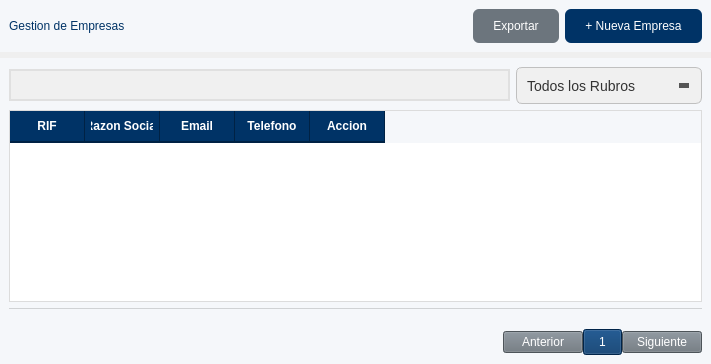
            <widget class="QWidget" name="gestion_3">
             <property name="styleSheet">
              <string notr="true">QFrame{
	background-color: rgb(245, 247, 250);
	border:none;
}</string>
             </property>
             <layout class="QVBoxLayout" name="verticalLayout_9" stretch="1,12">
              <property name="leftMargin">
               <number>0</number>
              </property>
              <property name="topMargin">
               <number>0</number>
              </property>
              <property name="rightMargin">
               <number>0</number>
              </property>
              <property name="bottomMargin">
               <number>0</number>
              </property>
              <item>
               <widget class="QFrame" name="frame_28">
                <property name="styleSheet">
                 <string notr="true">QPushButton{
	border-radius: 6px;
	font: 700 10pt &quot;Segoe UI&quot;;
	padding: 10px 20px;
}</string>
                </property>
                <property name="frameShape">
                 <enum>QFrame::Shape::StyledPanel</enum>
                </property>
                <property name="frameShadow">
                 <enum>QFrame::Shadow::Raised</enum>
                </property>
                <layout class="QHBoxLayout" name="horizontalLayout_30">
                 <item>
                  <widget class="QLabel" name="label_29">
                   <property name="styleSheet">
                    <string notr="true">color: rgb(0, 51, 102);
font: 800 16pt &quot;Segoe UI&quot;;</string>
                   </property>
                   <property name="text">
                    <string>Gestion de Empresas</string>
                   </property>
                  </widget>
                 </item>
                 <item>
                  <spacer name="horizontalSpacer_20">
                   <property name="orientation">
                    <enum>Qt::Orientation::Horizontal</enum>
                   </property>
                   <property name="sizeHint" stdset="0">
                    <size>
                     <width>342</width>
                     <height>20</height>
                    </size>
                   </property>
                  </spacer>
                 </item>
                 <item>
                  <widget class="QPushButton" name="btnExportarEmpr">
                   <property name="styleSheet">
                    <string notr="true">background-color: #6c757d;
            color: white;</string>
                   </property>
                   <property name="text">
                    <string>Exportar</string>
                   </property>
                  </widget>
                 </item>
                 <item>
                  <widget class="QPushButton" name="btnNuevaEmpr">
                   <property name="styleSheet">
                    <string notr="true">background-color: #003366;
            color: white;</string>
                   </property>
                   <property name="text">
                    <string>+ Nueva Empresa</string>
                   </property>
                  </widget>
                 </item>
                </layout>
               </widget>
              </item>
              <item>
               <widget class="QFrame" name="frame_TablaEmpresa">
                <property name="styleSheet">
                 <string notr="true">QComboBox {
    background-color: #f0f0f0;
    border: 1px solid #c0c0c0;
    border-radius: 6px;
    padding: 5px 10px;
    padding-right: 30px; /* Espacio para la flecha */
    font-size: 14px;
    color: #333333;
    min-height: 25px;
}

/* Estado Hover (al pasar el mouse) */
QComboBox:hover {
    background-color: #ffffff;
    border: 1px solid #0078d7; /* Azul moderno */
}

/* Estado cuando el menú está abierto */
QComboBox:on {
	color:#333333;
    border-bottom-left-radius: 0px;
    border-bottom-right-radius: 0px;
    background-color: #ffffff;
}

/* 2. Área del botón de la flecha */
QComboBox::drop-down {
    subcontrol-origin: padding;
    subcontrol-position: top right;
    width: 30px;
    border-left-width: 0px; /* Sin linea divisoria */
    border-top-right-radius: 6px;
    border-bottom-right-radius: 6px;
    background-color: transparent; 
}

/* Solución alternativa si no tienes icono (dibuja una flecha simple con estilo nativo) */
QComboBox::down-arrow {
    width: 0; 
    height: 0; 
    border-left: 5px solid transparent;
    border-right: 5px solid transparent;
    border-top: 5px solid #555; /* Color de la flecha */
    margin-right: 5px;
}

/* 4. La lista desplegable (Popup) */
QComboBox QAbstractItemView {
	color:#333333;
    background-color: #ffffff;
    border: 1px solid #c0c0c0;
    selection-background-color: #0078d7; /* Color de selección azul */
    selection-color: #ffffff;
    outline: 0; /* Quita la línea punteada al seleccionar */
    border-radius: 0px 0px 6px 6px;
}</string>
                </property>
                <property name="frameShape">
                 <enum>QFrame::Shape::StyledPanel</enum>
                </property>
                <property name="frameShadow">
                 <enum>QFrame::Shadow::Raised</enum>
                </property>
                <layout class="QVBoxLayout" name="verticalLayout_27" stretch="1,20,1,1">
                 <item>
                  <layout class="QHBoxLayout" name="horizontalLayout_31">
                   <item>
                    <widget class="QLineEdit" name="searchEmpr">
                     <property name="styleSheet">
                      <string notr="true">QLineEdit {
                background-color: #f0f0f0;
                border: 2px solid #e0e0e0;
                border-radius: 18px; /* Bordes muy redondos */
                padding: 5px 10px;
                padding-left: 5px; /* Espacio extra para el icono */
                font-size: 14px;
                color: #333;
                selection-background-color: #0078d7;
            }
            QLineEdit:focus {
                border: 2px solid #0078d7; /* Color de acento al escribir */
                background-color: #ffffff;
            }
            QLineEdit:hover {
                border: 2px solid #ccc;
            }
        </string>
                     </property>
                     <property name="text">
                      <string/>
                     </property>
                    </widget>
                   </item>
                   <item>
                    <widget class="QComboBox" name="comboRubros">
                     <item>
                      <property name="text">
                       <string>Todos los Rubros</string>
                      </property>
                     </item>
                    </widget>
                   </item>
                  </layout>
                 </item>
                 <item>
                  <widget class="QTableWidget" name="tabla_Empresas">
                   <property name="enabled">
                    <bool>true</bool>
                   </property>
                   <property name="styleSheet">
                    <string notr="true">/* 1. Estilo General de la Tabla */
QTableWidget {
    background-color: #ffffff;
    /* Color alterno para filas (efecto cebra) */
    alternate-background-color: #f4f6f9; 
    color: #2b2b2b;
    font-size: 14px;
    
    /* Borde exterior suave */
    border: 1px solid #dcdcdc;
    
    /* Color de las líneas de la cuadrícula más sutil */
    gridline-color: #e0e0e0;
}

/* 2. Estilo de los Ítems (Celdas) 
QTableWidget::item {
 
	padding:5px;
    border-bottom: 1px solid #f0f0f0;
}*/

/* 3. Estilo de Selección 
QTableWidget::item:selected {
    outline: 0; 
}*/

QTableWidget::item:hover {
    /* Opcional: un ligero gris al pasar el mouse por una celda no seleccionada */
    background-color: #e6eaf0;
    color: #000000;
}

/* 4. Estilo de los Encabezados (Header) */
QHeaderView::section {
    background-color: #003366;
    color: white;
    font-weight: bold; /* Negrita para destacar */
    padding: 6px;      /* Más altura al encabezado */
    border: none;      /* Sin bordes individuales feos */
    
    /* Separador sutil a la derecha */
    border-right: 1px solid #002244; 
    border-bottom: 2px solid #002244;
}

/* 5. La esquina superior izquierda (donde se cruzan los headers) */
QTableCornerButton::section {
    background-color: #003366;
    border: 1px solid #003366;
}</string>
                   </property>
                   <property name="editTriggers">
                    <set>QAbstractItemView::EditTrigger::NoEditTriggers</set>
                   </property>
                   <property name="showGrid">
                    <bool>true</bool>
                   </property>
                   <property name="sortingEnabled">
                    <bool>false</bool>
                   </property>
                   <property name="wordWrap">
                    <bool>false</bool>
                   </property>
                   <property name="cornerButtonEnabled">
                    <bool>true</bool>
                   </property>
                   <property name="rowCount">
                    <number>0</number>
                   </property>
                   <property name="setAlternatingRowColors" stdset="0">
                    <bool>true</bool>
                   </property>
                   <attribute name="horizontalHeaderCascadingSectionResizes">
                    <bool>true</bool>
                   </attribute>
                   <attribute name="horizontalHeaderMinimumSectionSize">
                    <number>20</number>
                   </attribute>
                   <attribute name="horizontalHeaderDefaultSectionSize">
                    <number>75</number>
                   </attribute>
                   <attribute name="horizontalHeaderHighlightSections">
                    <bool>true</bool>
                   </attribute>
                   <attribute name="horizontalHeaderShowSortIndicator" stdset="0">
                    <bool>false</bool>
                   </attribute>
                   <attribute name="horizontalHeaderStretchLastSection">
                    <bool>false</bool>
                   </attribute>
                   <attribute name="verticalHeaderVisible">
                    <bool>false</bool>
                   </attribute>
                   <attribute name="verticalHeaderCascadingSectionResizes">
                    <bool>false</bool>
                   </attribute>
                   <attribute name="verticalHeaderDefaultSectionSize">
                    <number>24</number>
                   </attribute>
                   <column>
                    <property name="text">
                     <string>RIF</string>
                    </property>
                   </column>
                   <column>
                    <property name="text">
                     <string>Razon Social</string>
                    </property>
                   </column>
                   <column>
                    <property name="text">
                     <string>Email</string>
                    </property>
                   </column>
                   <column>
                    <property name="text">
                     <string>Telefono</string>
                    </property>
                   </column>
                   <column>
                    <property name="text">
                     <string>Accion</string>
                    </property>
                   </column>
                  </widget>
                 </item>
                 <item>
                  <widget class="QLabel" name="label_7">
                   <property name="styleSheet">
                    <string notr="true">
border-top: 1px solid rgba(48, 48, 48,48);</string>
                   </property>
                   <property name="text">
                    <string/>
                   </property>
                  </widget>
                 </item>
                 <item>
                  <layout class="QHBoxLayout" name="horizontalLayout_32" stretch="10,1">
                   <item>
                    <spacer name="horizontalSpacer_21">
                     <property name="orientation">
                      <enum>Qt::Orientation::Horizontal</enum>
                     </property>
                     <property name="sizeHint" stdset="0">
                      <size>
                       <width>40</width>
                       <height>20</height>
                      </size>
                     </property>
                    </spacer>
                   </item>
                   <item>
                    <layout class="QHBoxLayout" name="horizontalLayout_33" stretch="1,1,1">
                     <property name="spacing">
                      <number>0</number>
                     </property>
                     <property name="sizeConstraint">
                      <enum>QLayout::SizeConstraint::SetDefaultConstraint</enum>
                     </property>
                     <item>
                      <widget class="QPushButton" name="btnAntEmpr">
                       <property name="styleSheet">
                        <string notr="true">background-color: #6c757d;
            color: white;</string>
                       </property>
                       <property name="text">
                        <string>Anterior</string>
                       </property>
                      </widget>
                     </item>
                     <item>
                      <widget class="QPushButton" name="btnIndEmpr">
                       <property name="styleSheet">
                        <string notr="true">background-color: #003366;
            color: white;
padding:5px 15px;</string>
                       </property>
                       <property name="text">
                        <string>1</string>
                       </property>
                      </widget>
                     </item>
                     <item>
                      <widget class="QPushButton" name="btnSigEmpr">
                       <property name="styleSheet">
                        <string notr="true">background-color: #6c757d;
            color: white;</string>
                       </property>
                       <property name="text">
                        <string>Siguiente</string>
                       </property>
                      </widget>
                     </item>
                    </layout>
                   </item>
                  </layout>
                 </item>
                </layout>
               </widget>
              </item>
             </layout>
            </widget>
